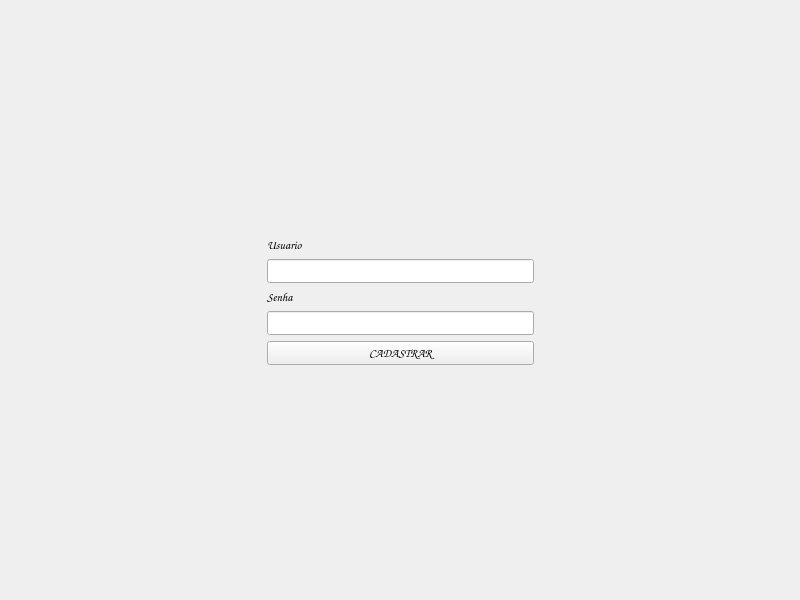
<?xml version="1.0" encoding="UTF-8"?>
<ui version="4.0">
 <class>MainWindow</class>
 <widget class="QMainWindow" name="MainWindow">
  <property name="geometry">
   <rect>
    <x>0</x>
    <y>0</y>
    <width>800</width>
    <height>600</height>
   </rect>
  </property>
  <property name="windowTitle">
   <string>MainWindow</string>
  </property>
  <widget class="QWidget" name="centralwidget">
   <property name="styleSheet">
    <string notr="true">font-family: Comic Sans MS;</string>
   </property>
   <widget class="QWidget" name="horizontalLayoutWidget">
    <property name="geometry">
     <rect>
      <x>0</x>
      <y>0</y>
      <width>801</width>
      <height>601</height>
     </rect>
    </property>
    <layout class="QHBoxLayout" name="horizontalLayout">
     <item>
      <spacer name="horizontalSpacer">
       <property name="orientation">
        <enum>Qt::Horizontal</enum>
       </property>
       <property name="sizeHint" stdset="0">
        <size>
         <width>40</width>
         <height>20</height>
        </size>
       </property>
      </spacer>
     </item>
     <item>
      <layout class="QVBoxLayout" name="verticalLayout">
       <item>
        <spacer name="verticalSpacer">
         <property name="orientation">
          <enum>Qt::Vertical</enum>
         </property>
         <property name="sizeHint" stdset="0">
          <size>
           <width>20</width>
           <height>40</height>
          </size>
         </property>
        </spacer>
       </item>
       <item>
        <widget class="QLabel" name="textuser">
         <property name="font">
          <font>
           <family>Comic Sans MS</family>
          </font>
         </property>
         <property name="text">
          <string>Usuario</string>
         </property>
        </widget>
       </item>
       <item>
        <widget class="QLineEdit" name="lineuser"/>
       </item>
       <item>
        <widget class="QLabel" name="textsenha">
         <property name="font">
          <font>
           <family>Comic Sans MS</family>
          </font>
         </property>
         <property name="text">
          <string>Senha</string>
         </property>
        </widget>
       </item>
       <item>
        <widget class="QLineEdit" name="linesenha"/>
       </item>
       <item>
        <widget class="QPushButton" name="butcad">
         <property name="text">
          <string>CADASTRAR</string>
         </property>
        </widget>
       </item>
       <item>
        <spacer name="verticalSpacer_2">
         <property name="orientation">
          <enum>Qt::Vertical</enum>
         </property>
         <property name="sizeHint" stdset="0">
          <size>
           <width>20</width>
           <height>40</height>
          </size>
         </property>
        </spacer>
       </item>
      </layout>
     </item>
     <item>
      <spacer name="horizontalSpacer_2">
       <property name="orientation">
        <enum>Qt::Horizontal</enum>
       </property>
       <property name="sizeHint" stdset="0">
        <size>
         <width>40</width>
         <height>20</height>
        </size>
       </property>
      </spacer>
     </item>
    </layout>
   </widget>
  </widget>
 </widget>
 <resources/>
 <connections/>
</ui>
